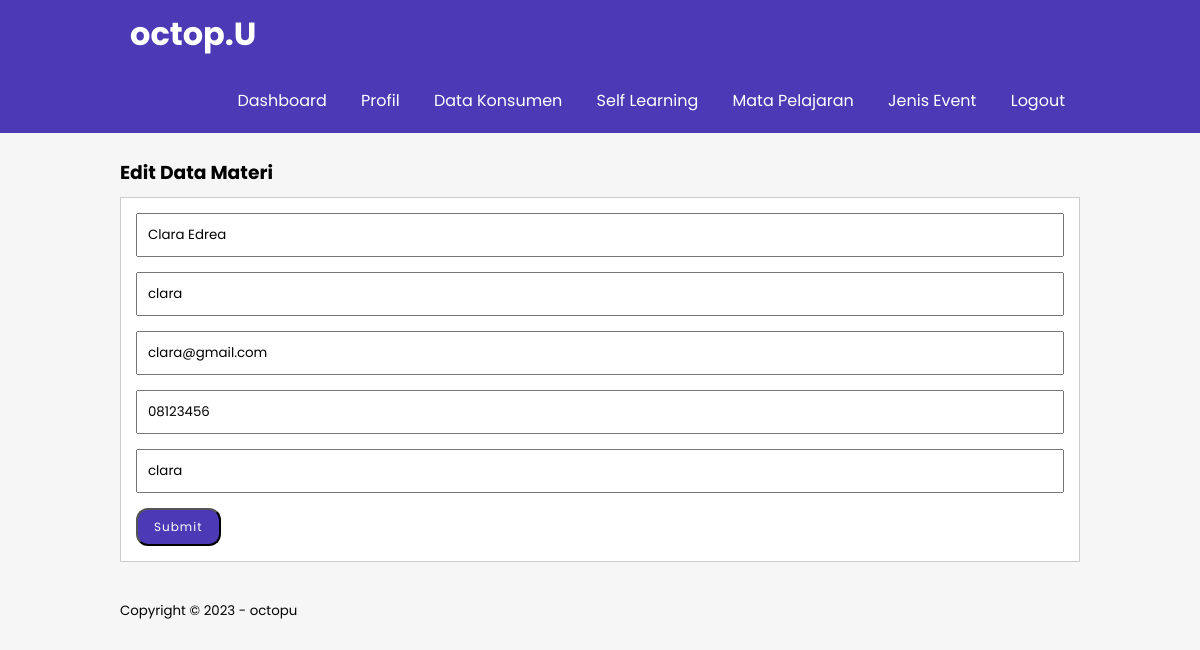
Page /edit-kons.php?id=51 (signed in) on the committed database.
### tables this page shows
CREATE TABLE `tb_konsumen` (
  `kons_id` int(11) NOT NULL,
  `kons_nama` varchar(50) NOT NULL,
  `kons_username` varchar(20) NOT NULL,
  `kons_mail` varchar(20) NOT NULL,
  `kons_telp` varchar(20) NOT NULL,
  `kons_password` varchar(10) NOT NULL
);

### edit-kons.php (the view, shortened to what this page needs)
<?php
    include 'db.php';
    $produk = mysqli_query($conn, "SELECT * FROM tb_konsumen WHERE kons_id = '".$_GET['id']."' ");
    $p = mysqli_fetch_object($produk);
?>
<!DOCTYPE html>
<html lang="en">
<head>
    <link rel="stylesheet" type="text/css" href="css/style.css">
</head>
<body>
    <header>
        <div class="container">
               <h1><a href="index.php">octop.U</a></h1>
            <ul>
                <li><a href="index.php">Dashboard</a></li>
                <li><a href="profil.php">Profil</a></li>
                <li><a href="data-kons.php">Data Konsumen</a></li>
                    <li><a href="data-learning.php">Self Learning</a></li>
                    <li><a href="data-mapel.php">Mata Pelajaran</a></li>
                    <li><a href="data-event.php">Jenis Event</a></li>
                    <li><a href="logout.php">Logout</a></li>
                </ul>
        </div>
    </header>
    <div class="section">
        <div class="container">
            <h3>Edit Data Materi</h3>
            <div class="box">
                <form action="" method="POST" enctype="multipart/form-data">
                    <input type="text" name="nama" class="input-control" placeholder="Nama Lengkap" value="<?php echo $p->kons_nama?>" required>
                    <input type="text" name="username" class="input-control" placeholder="Username" value="<?php echo $p->kons_username?>" required>
                    <input type="text" name="email" class="input-control" placeholder="Email" value="<?php echo $p->kons_mail?>" required>
                    <input type="text" name="telp" class="input-control" placeholder="Telpon" value="<?php echo $p->kons_telp?>" required>
                    <input type="text" name="pass" class="input-control" placeholder="Password" value="<?php echo $p->kons_password?>" required>
                    <input type="submit" name="submit" value="Submit" class="button">
                </form>
            </div>
        </div>
    </div>
    <footer>
        <div class="container">
            <small>Copyright &copy; 2023 - octopu</small>
        </div>
    </footer>
</body>
</html>

### css/style.css (style rules this page uses)
* { padding: 0; margin: 0; font-family: Poppins; }
body { background-color: rgba(247, 245, 245, 0.884); }
a { color: inherit; text-decoration: none; }
.input-control { width: 100%; padding: 10px; margin-bottom: 15px; box-sizing: border-box; }
.button { background-color: #4b39b5; color: white; padding: 8px 16px; text-align: center; letter-spacing: 1px; text-decoration: none; font-size: 12px; transition: 0.5s; border-radius: 12px; }
header { color: #fff; }
header { background-color: #4B39B5; }
header h1 { float: left; padding: 10px; }
header ul { float: right; }
header ul li { display: inline-block; }
header ul li a { padding: 20px 15px 20px 15px; display: inline-block; }
.container { width: 80% ; margin : 0 auto; }
.container:after { content: ''; display: block; clear: both; }
.section { padding: 25px 0; }
.box { background-color: #fff; border: 1px solid #ccc; padding: 15px; box-sizing: border-box; margin: 10px 0; }
.box::after { content: ''; display: block; clear: both; }

### rows in the picture
tb_konsumen: nama "Clara Edrea", username "clara", email "clara@gmail.com", telp "08123456", pass "clara"
